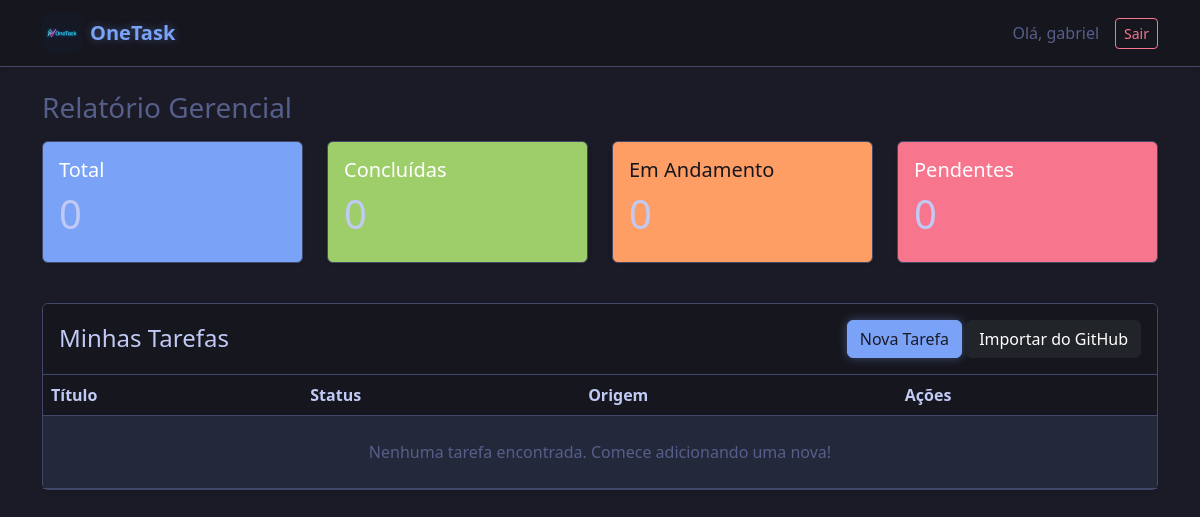
The app's page / (signed in), older data.
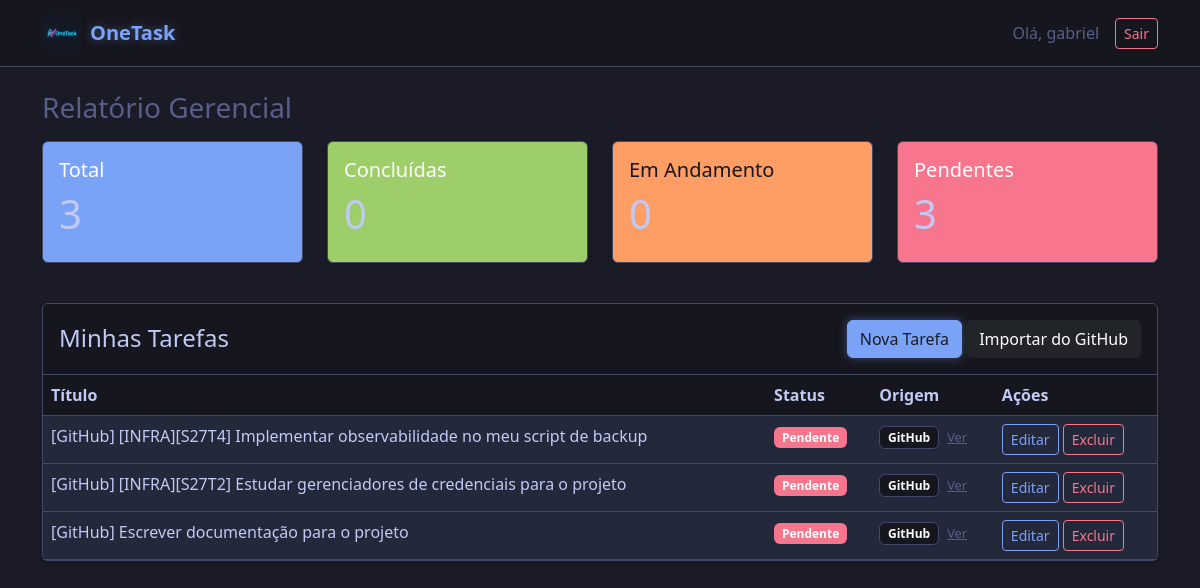
The same page, newer data.
### core/models.py (models this page shows, shortened)
class Task(models.Model):
    STATUS_CHOICES = [
        ('Pendente', 'Pendente'),
        ('Em Andamento', 'Em Andamento'),
        ('Concluída', 'Concluída'),
    ]
    ORIGIN_CHOICES = [
        ('Manual', 'Manual'),
        ('GitHub', 'GitHub'),
    ]
    title = models.CharField(max_length=200, verbose_name="Título")
    description = models.TextField(blank=True, verbose_name="Descrição")
    status = models.CharField(max_length=20, choices=STATUS_CHOICES, default='Pendente', verbose_name="Status")
    origin = models.CharField(max_length=20, choices=ORIGIN_CHOICES, default='Manual', verbose_name="Origem")
    external_url = models.URLField(blank=True, null=True, verbose_name="URL Externa (GitHub)")
    user = models.ForeignKey(User, on_delete=models.CASCADE, verbose_name="Usuário")
    created_at = models.DateTimeField(auto_now_add=True, verbose_name="Data de Criação")
    class Meta:
        verbose_name = "Tarefa"
        verbose_name_plural = "Tarefas"
        ordering = ['-created_at']

### core/views.py (the view)
# urls.py: path('', views.dashboard, name='dashboard'),
@login_required
def dashboard(request):
    tasks = Task.objects.filter(user=request.user)
    total_tasks = tasks.count()
    completed_tasks = tasks.filter(status='Concluída').count()
    pending_tasks = tasks.filter(status='Pendente').count()
    in_progress_tasks = tasks.filter(status='Em Andamento').count()
    github_pat = os.environ.get('GITHUB_PAT', '')
    context = {
        'tasks': tasks,
        'total_tasks': total_tasks,
        'completed_tasks': completed_tasks,
        'pending_tasks': pending_tasks,
        'in_progress_tasks': in_progress_tasks,
        'github_pat': github_pat,
    }
    return render(request, 'core/dashboard.html', context)

### core/templates/core/dashboard.html (shortened to what this page needs)
{% extends 'core/base.html' %}
{% block content %}
<div class="row mb-4">
    <div class="col-12">
        <h3 class="mb-3 text-secondary">Relatório Gerencial</h3>
    </div>
    <div class="col-md-3 mb-3">
        <div class="card bg-primary text-white shadow-sm h-100">
            <div class="card-body">
                <h5 class="card-title">Total</h5>
                <h2 class="display-6">{{ total_tasks }}</h2>
            </div>
        </div>
    </div>
    <div class="col-md-3 mb-3">
        <div class="card bg-success text-white shadow-sm h-100">
            <div class="card-body">
                <h5 class="card-title">Concluídas</h5>
                <h2 class="display-6">{{ completed_tasks }}</h2>
            </div>
        </div>
    </div>
    <div class="col-md-3 mb-3">
        <div class="card bg-warning text-dark shadow-sm h-100">
            <div class="card-body">
                <h5 class="card-title">Em Andamento</h5>
                <h2 class="display-6">{{ in_progress_tasks }}</h2>
            </div>
        </div>
    </div>
    <div class="col-md-3 mb-3">
        <div class="card bg-danger text-white shadow-sm h-100">
            <div class="card-body">
                <h5 class="card-title">Pendentes</h5>
                <h2 class="display-6">{{ pending_tasks }}</h2>
            </div>
        </div>
    </div>
</div>
<div class="row">
    <div class="col-12">
        <div class="card shadow-sm border-0">
            <div class="card-header bg-white d-flex justify-content-between align-items-center py-3">
                <h4 class="mb-0">Minhas Tarefas</h4>
                <div>
                    <a href="{% url 'task_create' %}" class="btn btn-primary">Nova Tarefa</a>
                    <button class="btn btn-dark" data-bs-toggle="modal" data-bs-target="#githubModal">Importar do GitHub</button>
                </div>
            </div>
            <div class="card-body p-0">
                <div class="table-responsive">
                    <table class="table table-hover mb-0">
                        <thead class="table-light">
                            <tr>
                                <th>Título</th>
                                <th>Status</th>
                                <th>Origem</th>
                                <th>Ações</th>
                            </tr>
                        </thead>
                        <tbody>
                            {% for task in tasks %}
                            <tr>
                                <td>{{ task.title }}</td>
                                <td>
                                    <span class="badge
                                        {% if task.status == 'Concluída' %}bg-success
                                        {% elif task.status == 'Em Andamento' %}bg-warning text-dark
                                        {% else %}bg-danger{% endif %}">
                                        {{ task.status }}
                                    </span>
                                </td>
                                <td>
                                    {% if task.origin == 'GitHub' %}
                                        <span class="badge bg-dark"> GitHub</span>
                                        {% if task.external_url %}
                                            <a href="{{ task.external_url }}" target="_blank" class="text-secondary ms-1" style="font-size: 0.8rem;">Ver</a>
                                        {% endif %}
                                    {% else %}
                                        <span class="badge bg-secondary">Manual</span>
                                    {% endif %}
                                </td>
                                <td>
                                    <a href="{% url 'task_update' task.id %}" class="btn btn-sm btn-outline-primary">Editar</a>
                                    <a href="{% url 'task_delete' task.id %}" class="btn btn-sm btn-outline-danger">Excluir</a>
                                </td>
                            </tr>
                            {% empty %}
                            <tr>
                                <td colspan="4" class="text-center py-4 text-muted">
                                    Nenhuma tarefa encontrada. Comece adicionando uma nova!
                                </td>
                            </tr>
                            {% endfor %}
                        </tbody>
                    </table>
                </div>
            </div>
        </div>
    </div>
</div>
{% endblock %}

### core/templates/core/base.html (shortened to what this page needs)
{% load static %}
<!DOCTYPE html>
<html lang="pt-br">
<head>
    <link href="https://cdn.jsdelivr.net/npm/bootstrap@5.3.0/dist/css/bootstrap.min.css" rel="stylesheet">
</head>
<body>
    <nav class="navbar navbar-expand-lg navbar-light bg-white shadow-sm mb-4">
        <div class="container">
            <a class="navbar-brand d-flex align-items-center gap-2" href="{% url 'dashboard' %}">
                <img src="{% static 'core/images/logo.png' %}" alt="OneTask Logo" width="40" height="40" style="border-radius: 8px;">
                OneTask
            </a>
            {% if user.is_authenticated %}
            <div class="d-flex align-items-center">
                <span class="me-3 text-muted">Olá, {{ user.username }}</span>
                <form action="{% url 'logout' %}" method="post" class="d-inline">
                    <button type="submit" class="btn btn-outline-danger btn-sm">Sair</button>
                </form>
            </div>
            {% endif %}
        </div>
    </nav>
    <main class="container">
        {% block content %}{% endblock %}
    </main>
</body>
</html>

### core/templates/core/base.html (style rules this page uses)
:root { --tn-bg: #1a1b26; --tn-bg-dark: #16161e; --tn-card: #24283b; --tn-border: #414868; --tn-text: #c0caf5; --tn-text-muted: #565f89; --tn-primary: #7aa2f7; --tn-pink: #f7768e; --tn-green: #9ece6a; --tn-orange: #ff9e64; --tn-cyan: #7dcfff; }
body { background-color: var(--tn-bg); color: var(--tn-text); }
h1, h2, h3, h4, h5, h6 { color: var(--tn-text); }
.navbar { background-color: var(--tn-bg-dark) !important; border-bottom: 1px solid var(--tn-border); }
.navbar-brand { font-weight: bold; color: var(--tn-primary) !important; text-shadow: 0 0 8px rgba(122, 162, 247, 0.4); }
.navbar .text-muted { color: var(--tn-text-muted) !important; }
.card, .modal-content { background-color: var(--tn-card) !important; border: 1px solid var(--tn-border) !important; color: var(--tn-text); }
.card-header, .modal-header { background-color: var(--tn-bg-dark) !important; border-bottom: 1px solid var(--tn-border) !important; color: var(--tn-text); }
.table { color: var(--tn-text); }
.table-light th { background-color: var(--tn-bg-dark) !important; color: var(--tn-text) !important; border-bottom: 1px solid var(--tn-border) !important; }
.table tbody tr td { background-color: var(--tn-card) !important; border-bottom: 1px solid var(--tn-border); color: var(--tn-text); }
.btn-primary { background-color: var(--tn-primary); border-color: var(--tn-primary); color: var(--tn-bg); box-shadow: 0 0 10px rgba(122, 162, 247, 0.4); }
.btn-outline-primary { color: var(--tn-primary); border-color: var(--tn-primary); }
.btn-outline-danger { color: var(--tn-pink); border-color: var(--tn-pink); }
.bg-primary { background-color: var(--tn-primary) !important; }
.bg-success { background-color: var(--tn-green) !important; color: var(--tn-bg-dark) !important; }
.bg-danger { background-color: var(--tn-pink) !important; }
.bg-warning { background-color: var(--tn-orange) !important; color: var(--tn-bg-dark) !important; }
.bg-dark { background-color: var(--tn-bg-dark) !important; border: 1px solid var(--tn-border); }
.text-dark { color: var(--tn-bg-dark) !important; }
.text-white { color: #ffffff !important; }
.text-secondary, .text-muted, .form-text { color: var(--tn-text-muted) !important; }

Row changes from the older to the newer data that the page shows:
added Task: title "[GitHub] [INFRA][S27T4] Implementar observabilidade no meu script de backup", status "Pendente"
added Task: title "[GitHub] [INFRA][S27T2] Estudar gerenciadores de credenciais para o projeto", status "Pendente"
added Task: title "[GitHub] Escrever documentação para o projeto", status "Pendente"
Text that changed along with them:
{{ total_tasks }}: "0" → "3"
{{ pending_tasks }}: "0" → "3"
text no longer shown: "Nenhuma tarefa encontrada. Comece adicionando uma nova!"
